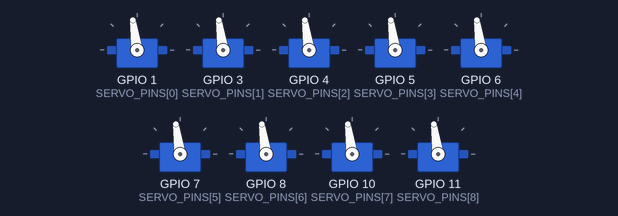
A sketch run on a simulated ESP32-S3. Parts: 9 × servo. What the sketch prints to the serial monitor is not drawn.

Above: at 2.55 s.
At 6.15 s:
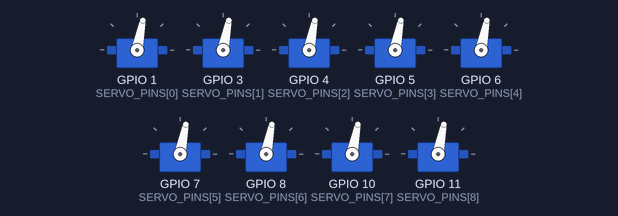
Timing chart, 0 to 10.3 s (numbered marks = the images above):
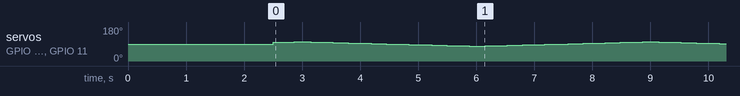

The sketch:

polyp_3x3_sway_v1_4.ino
```cpp
/*
 * PROJECT: Polyp (notwled servo console)
 * DEVICE:  3x3 rig, gentle synchronized sway test, ESP32-S3 SuperMini
 *
 * v1.4: new hypothesis, third attempt at the jerk.
 *
 *   v1.1: continuous 50Hz updates, sub-degree deltas -> chattery jabs.
 *   v1.3: infrequent (350ms) big jumps -> clean but visibly "8 chunky steps".
 *
 * v1.1's sine wave has near-zero velocity right at each extreme of the
 * sway, the target barely moves for a stretch of time exactly when it's
 * sitting there, that's the condition (tiny residual error, held for a
 * while) that lets an analog servo's control loop start dithering. This
 * version keeps v1.1's continuous 50Hz streaming (so it CAN look fluid,
 * no visible discrete steps) but swaps the sine for a triangle wave:
 * constant velocity the whole traverse, instant direction reversal at the
 * ends, never lingering near-static. If the chatter was really about
 * dwell-time-near-target rather than raw per-step delta size, this should
 * look meaningfully different from both v1.1 and v1.3. If it's still
 * chattery, that's a real signal we're at this servo class's genuine
 * limit for slow, small-amplitude motion, not a code problem left to solve.
 *
 * WIRING: GPIO 1,3,4,5,6,7,8,10,11 -> servo 1..9 (servo8/9 remapped off
 * the retired GPIO9, see v1.2's header for why).
 */

#include <ESP32Servo.h>

#define VERSION "1.4"

// ---------------- CONFIG ----------------

const int SERVO_PINS[9] = {1, 3, 4, 5, 6, 7, 8, 10, 11};

const float SHAFT_TO_TIP_CM = 25.0;
const float TIP_SWAY_CM     = 5.0;

const int CENTER_DEG = 90;
const float SWAY_PERIOD_S = 6.0;

const int MIN_US = 500, MAX_US = 2400;

float angleTrim[9] = {0, 0, 0, 0, 0, 0, 0, 0, 0};

const int UPDATE_HZ = 50;
const unsigned long ARM_DELAY_MS = 1000;

// -----------------------------------------

Servo servos[9];
float swingDeg;

int degToUs(float deg) {
  deg = constrain(deg, 0.0, 180.0);
  return (int)round(MIN_US + (deg / 180.0) * (MAX_US - MIN_US));
}

// -1..+1 triangle wave, constant slope, instant reversal at the peaks,
// unlike sin() this never slows down approaching +/-1.
float triangleWave(float t, float periodS) {
  float x = t / periodS;
  x = x - floor(x); // fractional part, 0..1
  return (x < 0.5) ? (-1.0 + 4.0 * x) : (3.0 - 4.0 * x);
}

void setup() {
  Serial.begin(115200);
  delay(1500);

  swingDeg = degrees(asin(TIP_SWAY_CM / SHAFT_TO_TIP_CM));
  Serial.printf("Polyp 3x3 sway test, firmware v%s (triangle wave)\n", VERSION);
  Serial.printf(
    "tip sway target %.1fcm at %.1fcm horn length -> +/-%.2f degrees\n",
    TIP_SWAY_CM, SHAFT_TO_TIP_CM, swingDeg
  );

  ESP32PWM::allocateTimer(0);
  ESP32PWM::allocateTimer(1);
  ESP32PWM::allocateTimer(2);
  ESP32PWM::allocateTimer(3);

  Serial.println("Standing up to 90 degrees...");
  for (int i = 0; i < 9; i++) {
    servos[i].setPeriodHertz(UPDATE_HZ);
    servos[i].attach(SERVO_PINS[i], MIN_US, MAX_US);
    servos[i].writeMicroseconds(degToUs(CENTER_DEG + angleTrim[i]));
  }

  delay(ARM_DELAY_MS);
  Serial.println("Swaying, triangle wave.");
}

void loop() {
  float t = millis() / 1000.0;
  float angleDeg = CENTER_DEG + swingDeg * triangleWave(t, SWAY_PERIOD_S);

  for (int i = 0; i < 9; i++) {
    servos[i].writeMicroseconds(degToUs(angleDeg + angleTrim[i]));
  }

  delay(1000 / UPDATE_HZ);
}
```
